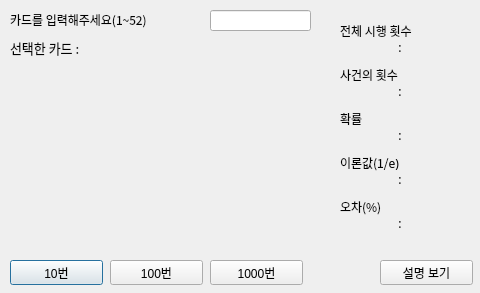
<?xml version="1.0" encoding="UTF-8"?>
<ui version="4.0">
 <class>carddraw</class>
 <widget class="QDialog" name="carddraw">
  <property name="geometry">
   <rect>
    <x>0</x>
    <y>0</y>
    <width>480</width>
    <height>293</height>
   </rect>
  </property>
  <property name="windowTitle">
   <string>카드 뽑기</string>
  </property>
  <widget class="QPushButton" name="pushButton_10">
   <property name="geometry">
    <rect>
     <x>10</x>
     <y>260</y>
     <width>93</width>
     <height>25</height>
    </rect>
   </property>
   <property name="text">
    <string>10번</string>
   </property>
  </widget>
  <widget class="QPushButton" name="pushButton_100">
   <property name="geometry">
    <rect>
     <x>110</x>
     <y>260</y>
     <width>93</width>
     <height>25</height>
    </rect>
   </property>
   <property name="text">
    <string>100번</string>
   </property>
  </widget>
  <widget class="QPushButton" name="pushButton_1000">
   <property name="geometry">
    <rect>
     <x>210</x>
     <y>260</y>
     <width>93</width>
     <height>25</height>
    </rect>
   </property>
   <property name="text">
    <string>1000번</string>
   </property>
  </widget>
  <widget class="QLabel" name="label_trial1">
   <property name="geometry">
    <rect>
     <x>340</x>
     <y>20</y>
     <width>121</width>
     <height>21</height>
    </rect>
   </property>
   <property name="font">
    <font>
     <family>맑은 고딕</family>
     <pointsize>9</pointsize>
    </font>
   </property>
   <property name="text">
    <string>전체 시행 횟수</string>
   </property>
   <property name="alignment">
    <set>Qt::AlignLeading|Qt::AlignLeft|Qt::AlignVCenter</set>
   </property>
  </widget>
  <widget class="QLabel" name="label_acnt1">
   <property name="geometry">
    <rect>
     <x>340</x>
     <y>64</y>
     <width>101</width>
     <height>21</height>
    </rect>
   </property>
   <property name="font">
    <font>
     <family>맑은 고딕</family>
     <pointsize>9</pointsize>
    </font>
   </property>
   <property name="text">
    <string>사건의 횟수</string>
   </property>
   <property name="alignment">
    <set>Qt::AlignLeading|Qt::AlignLeft|Qt::AlignVCenter</set>
   </property>
  </widget>
  <widget class="QLabel" name="label_prob1">
   <property name="geometry">
    <rect>
     <x>340</x>
     <y>108</y>
     <width>50</width>
     <height>21</height>
    </rect>
   </property>
   <property name="font">
    <font>
     <family>맑은 고딕</family>
     <pointsize>9</pointsize>
    </font>
   </property>
   <property name="text">
    <string>확률</string>
   </property>
   <property name="alignment">
    <set>Qt::AlignLeading|Qt::AlignLeft|Qt::AlignVCenter</set>
   </property>
  </widget>
  <widget class="QLabel" name="label_exN1">
   <property name="geometry">
    <rect>
     <x>340</x>
     <y>152</y>
     <width>91</width>
     <height>21</height>
    </rect>
   </property>
   <property name="font">
    <font>
     <family>맑은 고딕</family>
     <pointsize>9</pointsize>
    </font>
   </property>
   <property name="text">
    <string>이론값(1/e)</string>
   </property>
   <property name="alignment">
    <set>Qt::AlignLeading|Qt::AlignLeft|Qt::AlignVCenter</set>
   </property>
  </widget>
  <widget class="QLabel" name="label_error1">
   <property name="geometry">
    <rect>
     <x>340</x>
     <y>196</y>
     <width>71</width>
     <height>21</height>
    </rect>
   </property>
   <property name="font">
    <font>
     <family>맑은 고딕</family>
     <pointsize>9</pointsize>
    </font>
   </property>
   <property name="text">
    <string>오차(%)</string>
   </property>
   <property name="alignment">
    <set>Qt::AlignLeading|Qt::AlignLeft|Qt::AlignVCenter</set>
   </property>
  </widget>
  <widget class="QLabel" name="label_back">
   <property name="geometry">
    <rect>
     <x>10</x>
     <y>65</y>
     <width>64</width>
     <height>15</height>
    </rect>
   </property>
   <property name="text">
    <string/>
   </property>
  </widget>
  <widget class="QLabel" name="label_front">
   <property name="geometry">
    <rect>
     <x>200</x>
     <y>65</y>
     <width>64</width>
     <height>15</height>
    </rect>
   </property>
   <property name="text">
    <string/>
   </property>
  </widget>
  <widget class="QLineEdit" name="lineEdit">
   <property name="geometry">
    <rect>
     <x>210</x>
     <y>10</y>
     <width>101</width>
     <height>21</height>
    </rect>
   </property>
  </widget>
  <widget class="QLabel" name="label">
   <property name="geometry">
    <rect>
     <x>10</x>
     <y>10</y>
     <width>191</width>
     <height>20</height>
    </rect>
   </property>
   <property name="font">
    <font>
     <family>맑은 고딕</family>
    </font>
   </property>
   <property name="text">
    <string>카드를 입력해주세요(1~52)</string>
   </property>
  </widget>
  <widget class="QLabel" name="label_n">
   <property name="geometry">
    <rect>
     <x>10</x>
     <y>37</y>
     <width>321</width>
     <height>21</height>
    </rect>
   </property>
   <property name="font">
    <font>
     <family>맑은 고딕</family>
     <pointsize>10</pointsize>
    </font>
   </property>
   <property name="text">
    <string>선택한 카드 : </string>
   </property>
   <property name="alignment">
    <set>Qt::AlignLeading|Qt::AlignLeft|Qt::AlignVCenter</set>
   </property>
  </widget>
  <widget class="QLabel" name="label_cnt">
   <property name="geometry">
    <rect>
     <x>150</x>
     <y>135</y>
     <width>31</width>
     <height>41</height>
    </rect>
   </property>
   <property name="font">
    <font>
     <family>맑은 고딕</family>
     <pointsize>15</pointsize>
    </font>
   </property>
   <property name="text">
    <string/>
   </property>
   <property name="alignment">
    <set>Qt::AlignCenter</set>
   </property>
  </widget>
  <widget class="QLabel" name="label_trial">
   <property name="geometry">
    <rect>
     <x>330</x>
     <y>37</y>
     <width>140</width>
     <height>21</height>
    </rect>
   </property>
   <property name="font">
    <font>
     <family>맑은 고딕</family>
     <pointsize>9</pointsize>
    </font>
   </property>
   <property name="text">
    <string>:</string>
   </property>
   <property name="alignment">
    <set>Qt::AlignCenter</set>
   </property>
  </widget>
  <widget class="QLabel" name="label_acnt">
   <property name="geometry">
    <rect>
     <x>330</x>
     <y>81</y>
     <width>140</width>
     <height>21</height>
    </rect>
   </property>
   <property name="font">
    <font>
     <family>맑은 고딕</family>
     <pointsize>9</pointsize>
    </font>
   </property>
   <property name="text">
    <string>:</string>
   </property>
   <property name="alignment">
    <set>Qt::AlignCenter</set>
   </property>
  </widget>
  <widget class="QLabel" name="label_prob">
   <property name="geometry">
    <rect>
     <x>330</x>
     <y>125</y>
     <width>140</width>
     <height>21</height>
    </rect>
   </property>
   <property name="font">
    <font>
     <family>맑은 고딕</family>
     <pointsize>9</pointsize>
    </font>
   </property>
   <property name="text">
    <string>:</string>
   </property>
   <property name="alignment">
    <set>Qt::AlignCenter</set>
   </property>
  </widget>
  <widget class="QLabel" name="label_exN">
   <property name="geometry">
    <rect>
     <x>330</x>
     <y>169</y>
     <width>140</width>
     <height>21</height>
    </rect>
   </property>
   <property name="font">
    <font>
     <family>맑은 고딕</family>
     <pointsize>9</pointsize>
    </font>
   </property>
   <property name="text">
    <string>:</string>
   </property>
   <property name="alignment">
    <set>Qt::AlignCenter</set>
   </property>
  </widget>
  <widget class="QLabel" name="label_error">
   <property name="geometry">
    <rect>
     <x>330</x>
     <y>213</y>
     <width>140</width>
     <height>21</height>
    </rect>
   </property>
   <property name="font">
    <font>
     <family>맑은 고딕</family>
     <pointsize>9</pointsize>
    </font>
   </property>
   <property name="text">
    <string>:</string>
   </property>
   <property name="alignment">
    <set>Qt::AlignCenter</set>
   </property>
  </widget>
  <widget class="QPushButton" name="pushButton_des">
   <property name="geometry">
    <rect>
     <x>380</x>
     <y>260</y>
     <width>93</width>
     <height>25</height>
    </rect>
   </property>
   <property name="text">
    <string>설명 보기</string>
   </property>
  </widget>
 </widget>
 <resources/>
 <connections/>
</ui>
